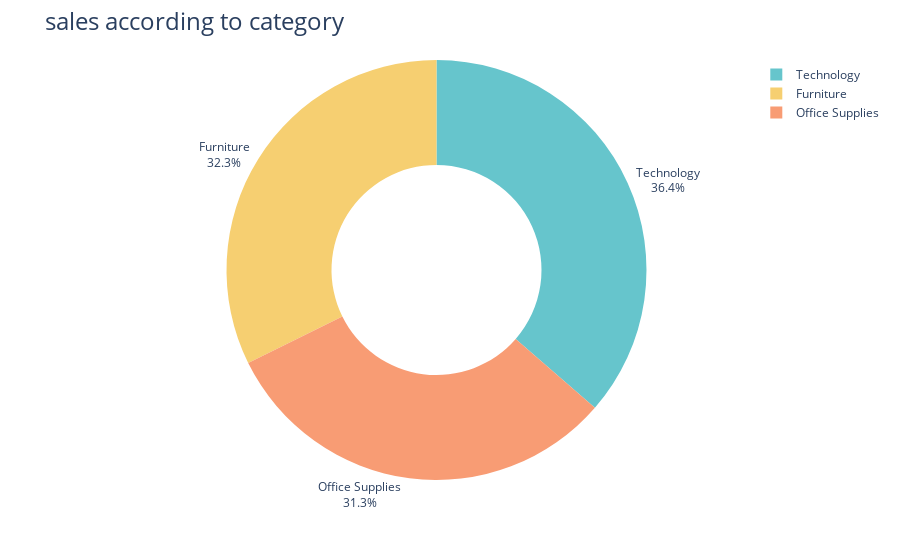

Notebook code for this chart:
### Code cell
group1 = data.groupby('Category')['Sales'].sum().reset_index()
fig = px.pie(group1,names='Category' ,values='Sales' , hole=0.5 , color_discrete_sequence=px.colors.qualitative.Pastel )
fig.update_traces(textposition = 'outside' , textinfo = 'percent+label')
fig.update_layout(title_text = 'sales according to category' , title_font = dict(size = 24))

### Figure 1 — Plotly figure (JSON) as saved in the notebook; plotly's stock layout.template omitted (floating-point values rounded to 4 significant figures)
{"data": [{"domain": {"x": [0, 1], "y": [0, 1]}, "hole": 0.5, "hovertemplate": "Category=%{label}<br>Sales=%{value}<extra></extra>", "labels": ["Furniture", "Office Supplies", "Technology"], "legendgroup": "", "name": "", "showlegend": true, "textinfo": "percent+label", "textposition": "outside", "type": "pie", "values": [742000.0, 719000.0, 836200.0]}], "layout": {"autosize": true, "hiddenlabels": [], "legend": {"tracegroupgap": 0}, "margin": {"t": 60}, "piecolorway": ["rgb(102, 197, 204)", "rgb(246, 207, 113)", "rgb(248, 156, 116)", "rgb(220, 176, 242)", "rgb(135, 197, 95)", "rgb(158, 185, 243)", "rgb(254, 136, 177)", "rgb(201, 219, 116)", "rgb(139, 224, 164)", "rgb(180, 151, 231)", "rgb(179, 179, 179)"], "title": {"font": {"size": 24}, "text": "sales according to category"}}}
